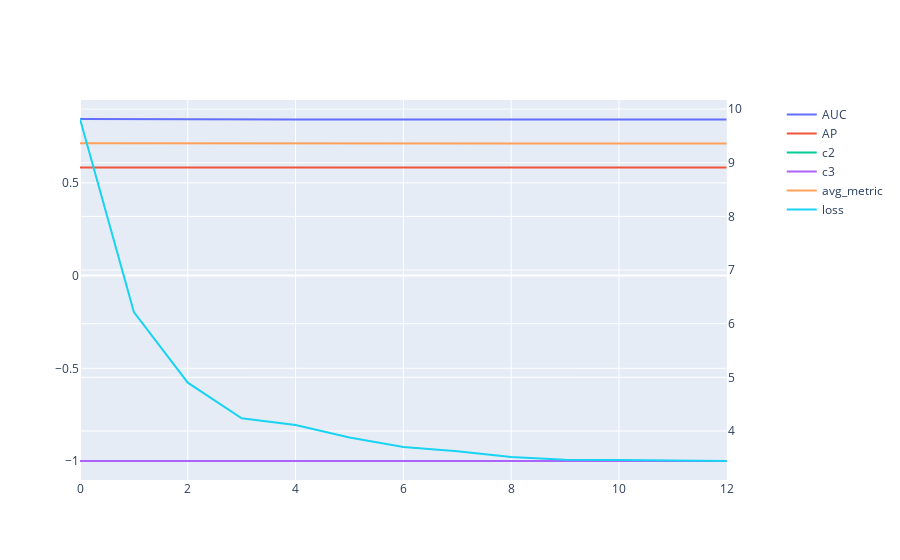

Write notebook code for a chart like this one.
### Code cell
def loss_and_eval_results(model_result_root_dir, model_eval_freq=2):
    train_loss = pd.read_csv(f'{model_result_root_dir}/train_loss.txt', names=['loss'])
    train_loss = train_loss.reset_index().rename(columns={'index': 'epoch'})

    eval_result = pd.read_csv(f'{model_result_root_dir}/eval_metrics.txt', sep=' ', names=['AUC', 'AP', 'c2', 'c3'])
    eval_result = eval_result.reset_index().rename(columns={'index': 'epoch'})
    eval_result['epoch'] = eval_result['epoch'] * model_eval_freq

    eval_result['avg_metric'] = (eval_result['AUC'] + eval_result['AP'])/2


    # train_loss, eval_result

    fig = make_subplots(specs=[[{"secondary_y": True}]])

    for metric in eval_result.columns[1:]:
        fig.add_trace(
            go.Scatter(x=eval_result['epoch'], y=eval_result[metric],
                       mode='lines',
                       name=metric),
            secondary_y=False
        )

    fig.add_trace(
        go.Scatter(x=train_loss['epoch'], y=train_loss['loss'],
                   mode='lines',
                   name='loss'),
        secondary_y=True,
    )
    fig.show()

    return train_loss, eval_result

loss_and_eval_results(model_dir)

### Figure 1 — Plotly figure (JSON) as saved in the notebook; plotly's stock layout.template omitted (floating-point values rounded to 4 significant figures)
{"data": [{"mode": "lines", "name": "AUC", "type": "scatter", "x": [0, 2, 4, 6, 8, 10, 12], "xaxis": "x", "y": [0.8446, 0.8422, 0.8424, 0.8425, 0.8424, 0.8423, 0.8422], "yaxis": "y"}, {"mode": "lines", "name": "AP", "type": "scatter", "x": [0, 2, 4, 6, 8, 10, 12], "xaxis": "x", "y": [0.5836, 0.5835, 0.5835, 0.5835, 0.5835, 0.5835, 0.5835], "yaxis": "y"}, {"mode": "lines", "name": "c2", "type": "scatter", "x": [0, 2, 4, 6, 8, 10, 12], "xaxis": "x", "y": [-1, -1, -1, -1, -1, -1, -1], "yaxis": "y"}, {"mode": "lines", "name": "c3", "type": "scatter", "x": [0, 2, 4, 6, 8, 10, 12], "xaxis": "x", "y": [-1, -1, -1, -1, -1, -1, -1], "yaxis": "y"}, {"mode": "lines", "name": "avg_metric", "type": "scatter", "x": [0, 2, 4, 6, 8, 10, 12], "xaxis": "x", "y": [0.7141, 0.7128, 0.713, 0.713, 0.7129, 0.7129, 0.7128], "yaxis": "y"}, {"mode": "lines", "name": "loss", "type": "scatter", "x": [0, 1, 2, 3, 4, 5, 6, 7, 8, 9, 10, 11, 12], "xaxis": "x", "y": [9.815, 6.216, 4.9, 4.237, 4.112, 3.877, 3.703, 3.622, 3.516, 3.464, 3.457, 3.446, 3.441], "yaxis": "y2"}], "layout": {"xaxis": {"anchor": "y", "domain": [0, 0.94]}, "yaxis": {"anchor": "x", "domain": [0, 1]}, "yaxis2": {"anchor": "x", "overlaying": "y", "side": "right"}}}
